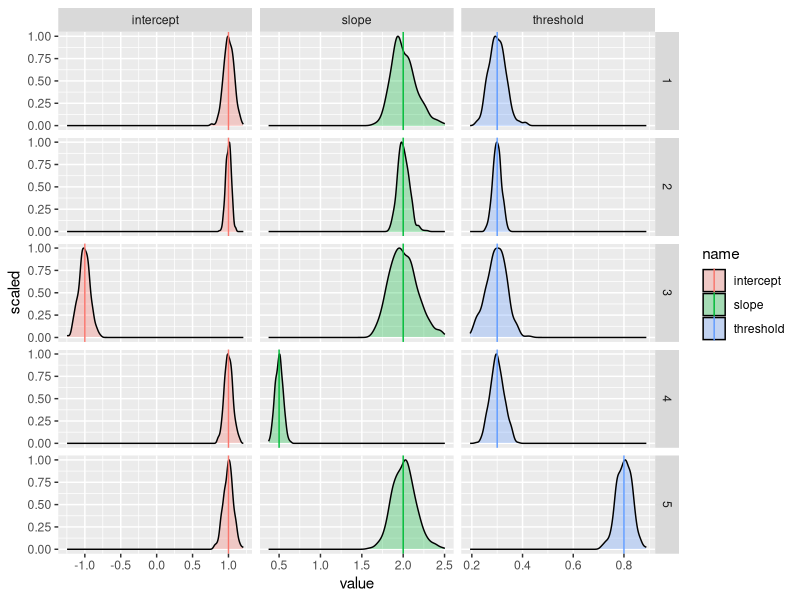
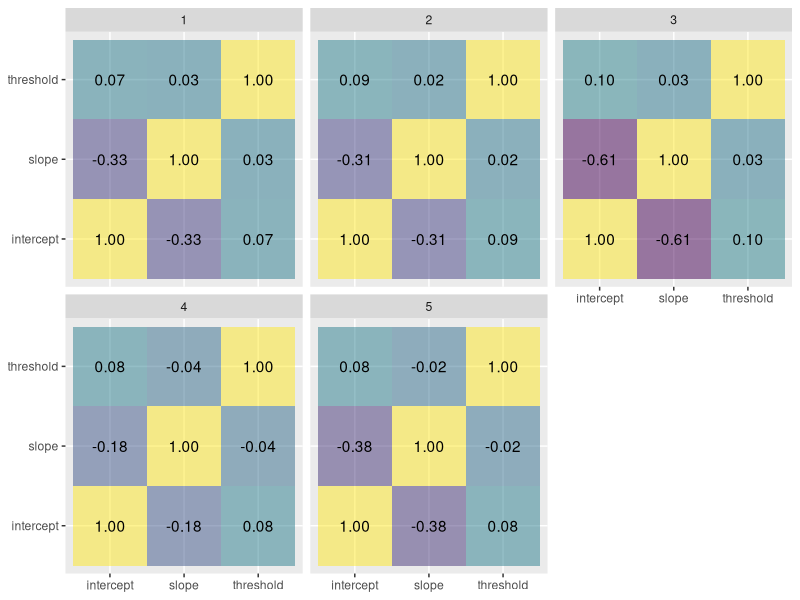

The R source for these figures, in order:
## ---- chunk 1
library(tidyverse)
library(ordinal)
set.seed(123)
## ---- chunk 2
generate.and.estimate.ordinal.gompit.regression <- function(n, intercept, slope, threshold) {
  x <- rnorm(n)
  y <- intercept + slope * x + -rgumbel(n)
  class.membership <- as.factor(as.numeric(y > 0) + as.numeric(y > threshold) + as.numeric(y > 1))
  fit <- clm(
    formula = class.membership ~ 1 + x,
    link = "cloglog"
  )
  result <- data.frame(
    intercept = -coef(fit)[[1]],
    slope = coef(fit)[[4]] / (coef(fit)[[3]] - coef(fit)[[1]]),
    threshold = (coef(fit)[[2]] - coef(fit)[[1]]) / (coef(fit)[[3]] - coef(fit)[[1]])
  )
  return(result)
}
## ---- chunk 3
parameters <- tibble(
  parameter.set = seq(5),
  n.data = c(1000, 4000, 1000, 1000, 1000),
  intercept = c(1, 1, -1, 1, 1),
  slope = c(2, 2, 2, 0.5, 2),
  threshold = c(0.3, 0.3, 0.3, 0.3, 0.8)
)
parameters
## ---- chunk 4
estimated.parameters <- parameters %>%
  expand_grid(
    run = seq(400)
  ) %>%
  rowwise() %>%
  mutate(
    generate.and.estimate.ordinal.gompit.regression(
      n = n.data,
      intercept = intercept,
      slope = slope,
      threshold = threshold
    )
  ) %>%
  ungroup()
estimated.parameters
## ---- chunk 5
ggplot() +
  geom_density(
    mapping = aes(
      x = value,
      y = after_stat(scaled),
      fill = name
    ),
    data = estimated.parameters %>%
      pivot_longer(
        cols = c("intercept", "slope", "threshold")
      ),
    alpha = 0.3
  ) +
  geom_vline(
    mapping = aes(
      xintercept = value,
      col = name
    ),
    data = parameters %>%
      pivot_longer(
        cols = c("intercept", "slope", "threshold")
      )
  ) +
  facet_grid(
    cols = vars(name),
    rows = vars(parameter.set),
    scales = "free"
  )
## ---- chunk 6
ggplot(
  mapping = aes(
    x = parameter.1,
    y = parameter.2,
    fill = correlation,
    label = sprintf("%.2f", correlation)
  ),
  data = estimated.parameters %>%
    group_by(parameter.set) %>%
    reframe(
      expand_grid(
        parameter.1 = c("intercept", "slope", "threshold"),
        parameter.2 = c("intercept", "slope", "threshold")
      ),
      correlation = c(cor(data.frame(intercept, slope, threshold)))
    )
) +
  geom_tile(alpha = 0.5) +
  geom_text() +
  scale_fill_viridis_c() +
  guides(fill = "none") +
  labs(
    x = NULL,
    y = NULL
  ) +
  facet_wrap(
    facets = vars(parameter.set)
  )
